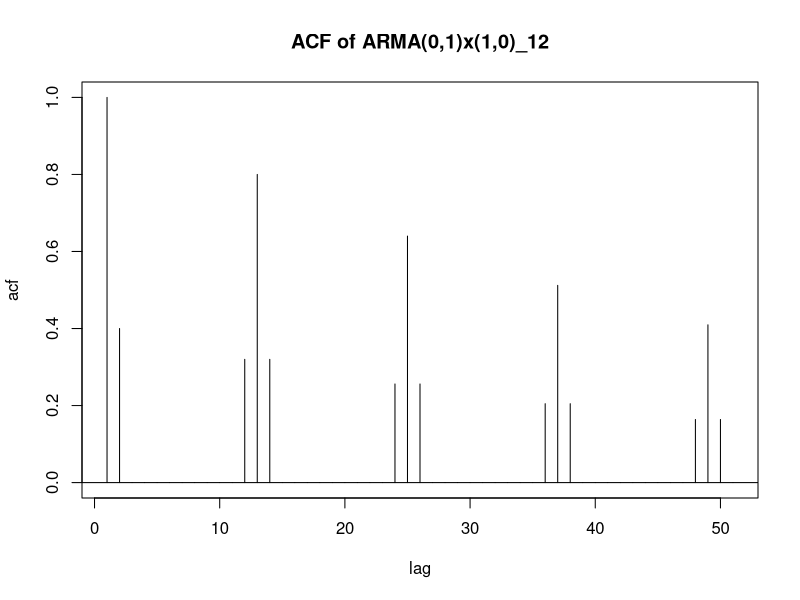

Source code (R):
# 3.36 code in R

acf = ARMAacf(ar=c(rep(0,11),0.8),ma=0.5,lag.max=50)
plot(acf,type="h",xlab="lag",main="ACF of ARMA(0,1)x(1,0)_12")
abline(h=0)
